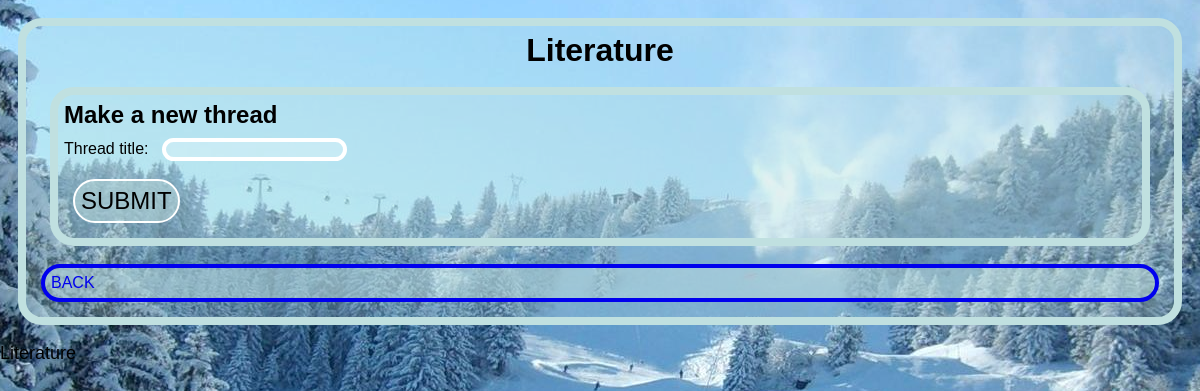
/boardt.php?curboard=Literature, run on an earlier commit of the app's database.
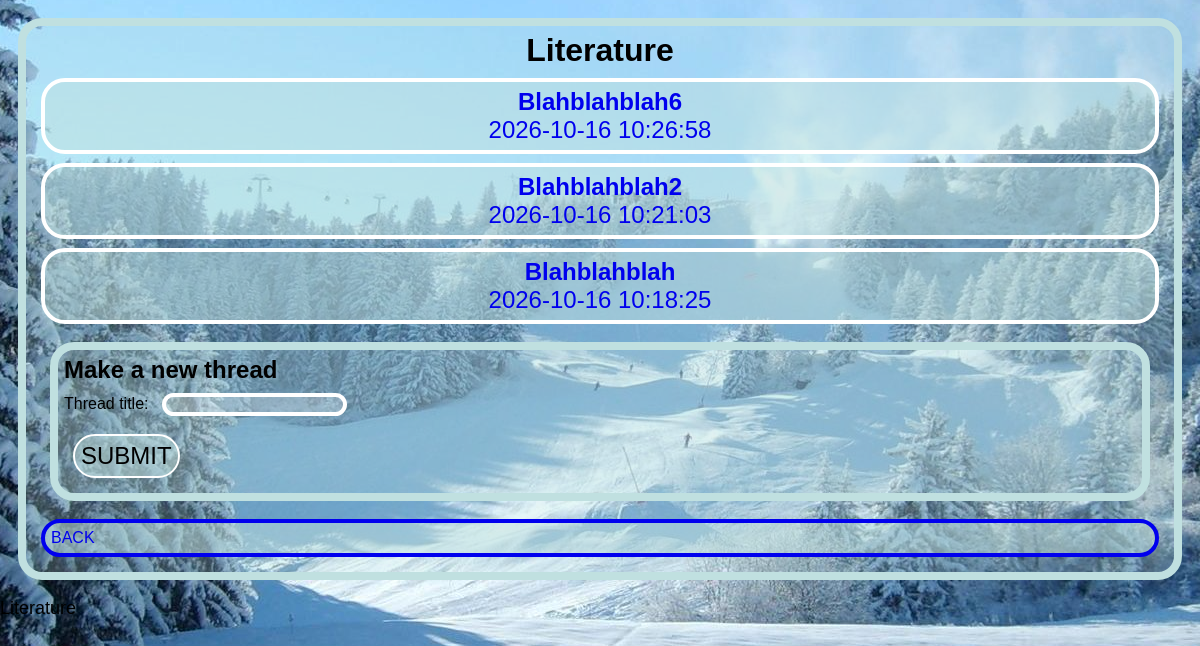
And on a later commit of the database.
### tables this page shows
CREATE TABLE "threads" (
	"id_thread"	INTEGER,
	"boardname"	TEXT,
	"threadtitle"	TEXT UNIQUE,
	"date"	TEXT,
	PRIMARY KEY("id_thread"),
	FOREIGN KEY("boardname") REFERENCES "boards"("boardname")
);

### boardt.php (the view, shortened to what this page needs)
<?php
try {
  $pdo = new PDO("sqlite:database.db");
  $pdo->setAttribute(PDO::ATTR_ERRMODE, PDO::ERRMODE_EXCEPTION);
} catch (PDOException $e) {
  die("ERRORE! NON E' STATO POSSIBILE CONNETTERSI AL DATABASE." . $e->getMessage());
}
$threadquer = $pdo->prepare("SELECT * FROM threads WHERE boardname = :boardname ORDER BY rowid DESC");
$threadquer->execute([':boardname' => $_SESSION['curboard']]);
$threadarr = $threadquer->fetchAll(PDO::FETCH_ASSOC);
?>
<!DOCTYPE html>
<html lang="it">
<head>
<link rel="stylesheet" href="snowstyle.css">
</head>
<body>
<div class="sez">
  <?php echo '<h1>'.$_SESSION['curboard'].'</h1>'; ?>
  <?php
    foreach ($threadarr as $i) {
      echo '<a class="butt" href="threadt.php?curthread='.$i["threadtitle"].'"><strong>'.$i["threadtitle"].'</strong><br>'.$i["date"].'</a>';
    }
  ?>
  <form action="" method="POST" enctype="multipart/form-data">
    <h2>Make a new thread</h2>
    <div>
      <label>Thread title:</label>
      <input type="text" name="threadtitle" required>
    </div>
    <button type="submit">SUBMIT</button>
  </form>
  <a class="bot" href="index.php">BACK</a>
</div>
<?php
foreach ($_SESSION as $i) {
  echo '<p>'.$i.'</p>';
}
?>
</body>
</html>

### snowstyle.css (style rules this page uses)
* { box-sizing: border-box; margin: 0px 0px 0px 0px; padding: 0px 0px 0px 0px; }
body { background-color: rgba(192,224,224,0.75); background-image: url("/pics/back.jpg"); background-repeat: repeat; background-position: center; background-attachment: fixed; font-family: Arial, sans-serif;; }
.sez, form { margin: 18px 18px 18px 18px; border-style: solid; border-width: 8px; border-radius: 24px; border-color: rgba(192,224,224,1); background-color: rgba(192,224,224,0.25); padding: 6px 6px 6px 6px; }
textarea, select, option, input { margin: 9px 9px 9px 9px; border-style: solid; border-width: 4px; border-radius: 24px; border-color: rgba(255,255,255,1); background-color: rgba(255,255,255,0.25); }
h1 { font-size: 32px; text-align: center; }
h2 { font-size: 24px; }
p { font-size: 18px; }
a { display: block; margin: 9px 9px 9px 9px; background-color: rgba(192,224,224,0.5); border-style: solid; border-width: 4px; border-radius: 24px; text-decoration: none; padding: 6px 6px 6px 6px; }
.butt, button { margin: 9px 9px 9px 9px; background-color: rgba(192,224,224,0.5); text-align: center; font-size: 24px; border-style: solid; border-radius: 24px; border-color: rgba(255,255,255,1); padding: 6px 6px 6px 6px; }

What changed in the data, as far as the page shows it:
added threads: threadtitle "Blahblahblah6", date "2026-10-16 10:26:58"
added threads: threadtitle "Blahblahblah2", date "2026-10-16 10:21:03"
added threads: threadtitle "Blahblahblah", date "2026-10-16 10:18:25"
